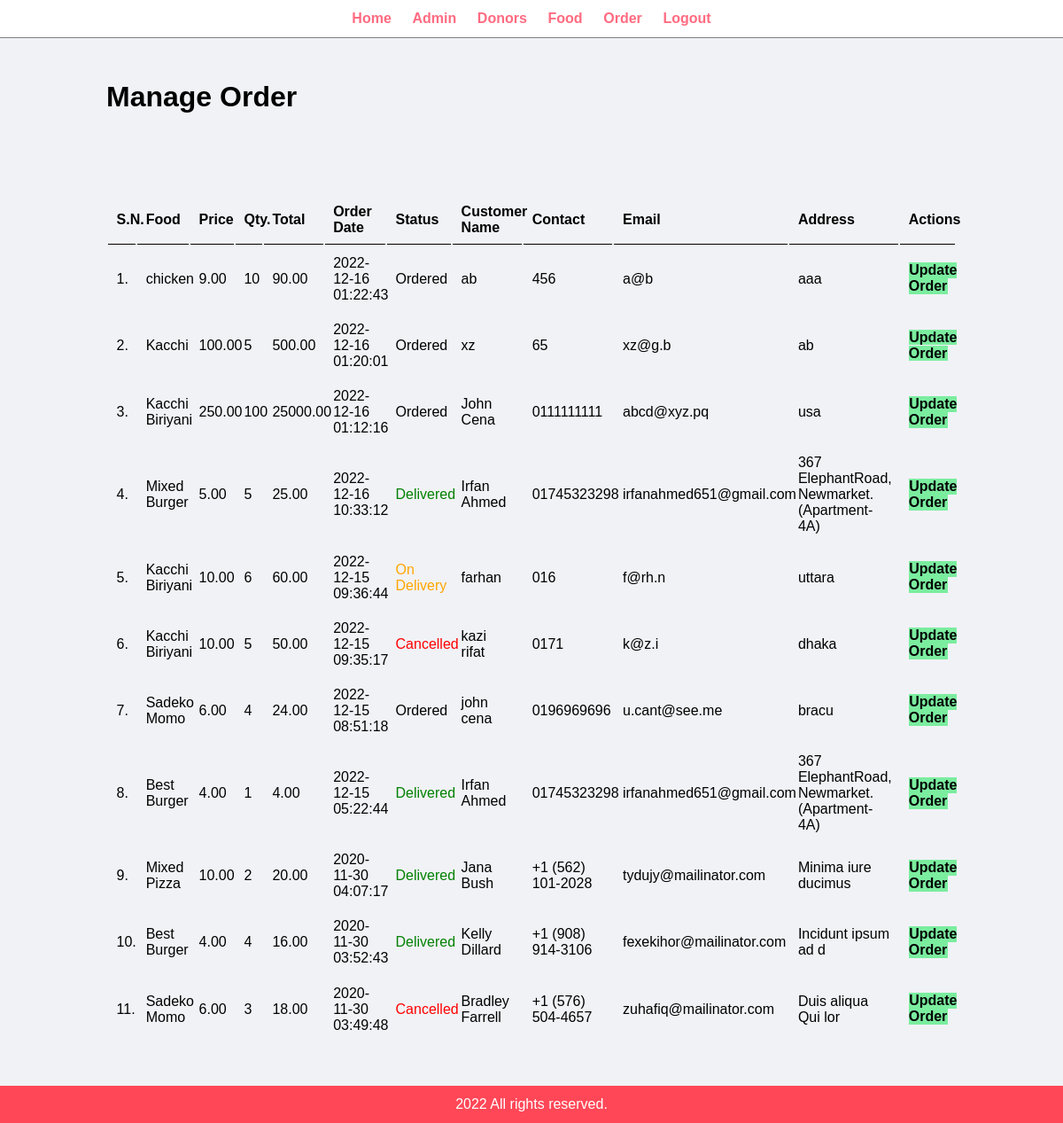
Page /admin/manage-order.php (signed in) on the committed database.
### tables this page shows
CREATE TABLE `tbl_order` (
  `id` int(10) UNSIGNED NOT NULL,
  `food` varchar(150) NOT NULL,
  `price` decimal(10,2) NOT NULL,
  `qty` int(11) NOT NULL,
  `total` decimal(10,2) NOT NULL,
  `order_date` datetime NOT NULL,
  `status` varchar(50) NOT NULL,
  `customer_name` varchar(150) NOT NULL,
  `customer_contact` varchar(20) NOT NULL,
  `customer_email` varchar(150) NOT NULL,
  `customer_address` varchar(255) NOT NULL
);

### admin/manage-order.php (the view, shortened to what this page needs)
<?php include('partials/menu.php'); ?>
<div class="main-content">
    <div class="wrapper">
        <h1>Manage Order</h1>
                <br /><br /><br />
                <br><br>
                <table class="tbl-full">
                    <tr>
                        <th>S.N.</th>
                        <th>Food</th>
                        <th>Price</th>
                        <th>Qty.</th>
                        <th>Total</th>
                        <th>Order Date</th>
                        <th>Status</th>
                        <th>Customer Name</th>
                        <th>Contact</th>
                        <th>Email</th>
                        <th>Address</th>
                        <th>Actions</th>
                    </tr>
                    <?php
                        $sql = "SELECT * FROM tbl_order ORDER BY id DESC";
                        $res = mysqli_query($conn, $sql);
                        $count = mysqli_num_rows($res);
                        $sn = 1;
                        if($count>0)
                        {
                            while($row=mysqli_fetch_assoc($res))
                            {
                                $id = $row['id'];
                                $food = $row['food'];
                                $price = $row['price'];
                                $qty = $row['qty'];
                                $total = $row['total'];
                                $order_date = $row['order_date'];
                                $status = $row['status'];
                                $customer_name = $row['customer_name'];
                                $customer_contact = $row['customer_contact'];
                                $customer_email = $row['customer_email'];
                                $customer_address = $row['customer_address'];
                                ?>
                                    <tr>
                                        <td><?php echo $sn++; ?>. </td>
                                        <td><?php echo $food; ?></td>
                                        <td><?php echo $price; ?></td>
                                        <td><?php echo $qty; ?></td>
                                        <td><?php echo $total; ?></td>
                                        <td><?php echo $order_date; ?></td>
                                        <td>
                                            <?php
                                                if($status=="Ordered")
                                                {
                                                    echo "<label>$status</label>";
                                                }
                                                elseif($status=="On Delivery")
                                                {
                                                    echo "<label style='color: orange;'>$status</label>";
                                                }
                                                elseif($status=="Delivered")
                                                {
                                                    echo "<label style='color: green;'>$status</label>";
                                                }
                                                elseif($status=="Cancelled")
                                                {
                                                    echo "<label style='color: red;'>$status</label>";
                                                }
                                            ?>
                                        </td>
                                        <td><?php echo $customer_name; ?></td>
                                        <td><?php echo $customer_contact; ?></td>
                                        <td><?php echo $customer_email; ?></td>
                                        <td><?php echo $customer_address; ?></td>
                                        <td>
                                            <a href="<?php echo SITEURL; ?>admin/update-order.php?id=<?php echo $id; ?>" class="btn-secondary">Update Order</a>
                                        </td>
                                    </tr>
                                <?php
                            }
                        }
                        else
                        {
                            echo "<tr><td colspan='12' class='error'>Orders not Available</td></tr>";
                        }
                    ?>
                </table>
    </div>
</div>
<?php include('partials/footer.php'); ?>

### css/admin.css (style rules this page uses)
* { margin: 0; padding: 0; font-family: Arial, Helvetica, sans-serif; }
.wrapper { padding: 1%; width: 80%; margin: 0 auto; }
.tbl-full { width: 100%; }
table tr th { border-bottom: 1px solid black; padding: 1%; text-align: left; }
table tr td { padding: 1%; }
.btn-secondary { background-color: #7bed9f; padding: 1%; color: black; text-decoration: none; font-weight: bold; }
.main-content { background-color: #f1f2f6; padding: 3% 0; }

### rows in the picture
tbl_order: food "chicken", price "9.00", qty "10", total "90.00", order_date "2022-12-16 01:22:43", status "Ordered", customer_name "ab", customer_contact "456", customer_email "a@b", customer_address "aaa"
tbl_order: food "Kacchi", price "100.00", qty "5", total "500.00", order_date "2022-12-16 01:20:01", status "Ordered", customer_name "xz", customer_contact "65", customer_email "xz@g.b", customer_address "ab"
tbl_order: food "Kacchi Biriyani", price "250.00", qty "100", total "25000.00", order_date "2022-12-16 01:12:16", status "Ordered", customer_name "John Cena", customer_contact "0111111111", customer_email "abcd@xyz.pq", customer_address "usa"
tbl_order: food "Mixed Burger", price "5.00", qty "5", total "25.00", order_date "2022-12-16 10:33:12", status "Delivered", customer_name "Irfan Ahmed", customer_contact "01745323298", customer_email "irfanahmed651@gmail.com", customer_address "367 ElephantRoad, Newmarket. (Apartment- 4A)"
tbl_order: food "Kacchi Biriyani", price "10.00", qty "6", total "60.00", order_date "2022-12-15 09:36:44", status "On Delivery", customer_name "farhan", customer_contact "016", customer_email "f@rh.n", customer_address "uttara"
tbl_order: food "Kacchi Biriyani", price "10.00", qty "5", total "50.00", order_date "2022-12-15 09:35:17", status "Cancelled", customer_name "kazi rifat", customer_contact "0171", customer_email "k@z.i", customer_address "dhaka"
tbl_order: food "Sadeko Momo", price "6.00", qty "4", total "24.00", order_date "2022-12-15 08:51:18", status "Ordered", customer_name "john cena", customer_contact "0196969696", customer_email "u.cant@see.me", customer_address "bracu"
tbl_order: food "Best Burger", price "4.00", qty "1", total "4.00", order_date "2022-12-15 05:22:44", status "Delivered", customer_name "Irfan Ahmed", customer_contact "01745323298", customer_email "irfanahmed651@gmail.com", customer_address "367 ElephantRoad, Newmarket. (Apartment- 4A)"
tbl_order: food "Mixed Pizza", price "10.00", qty "2", total "20.00", order_date "2020-11-30 04:07:17", status "Delivered", customer_name "Jana Bush", customer_contact "+1 (562) 101-2028", customer_email "tydujy@mailinator.com", customer_address "Minima iure ducimus"
tbl_order: food "Best Burger", price "4.00", qty "4", total "16.00", order_date "2020-11-30 03:52:43", status "Delivered", customer_name "Kelly Dillard", customer_contact "+1 (908) 914-3106", customer_email "fexekihor@mailinator.com", customer_address "Incidunt ipsum ad d"
tbl_order: food "Sadeko Momo", price "6.00", qty "3", total "18.00", order_date "2020-11-30 03:49:48", status "Cancelled", customer_name "Bradley Farrell", customer_contact "+1 (576) 504-4657", customer_email "zuhafiq@mailinator.com", customer_address "Duis aliqua Qui lor"
